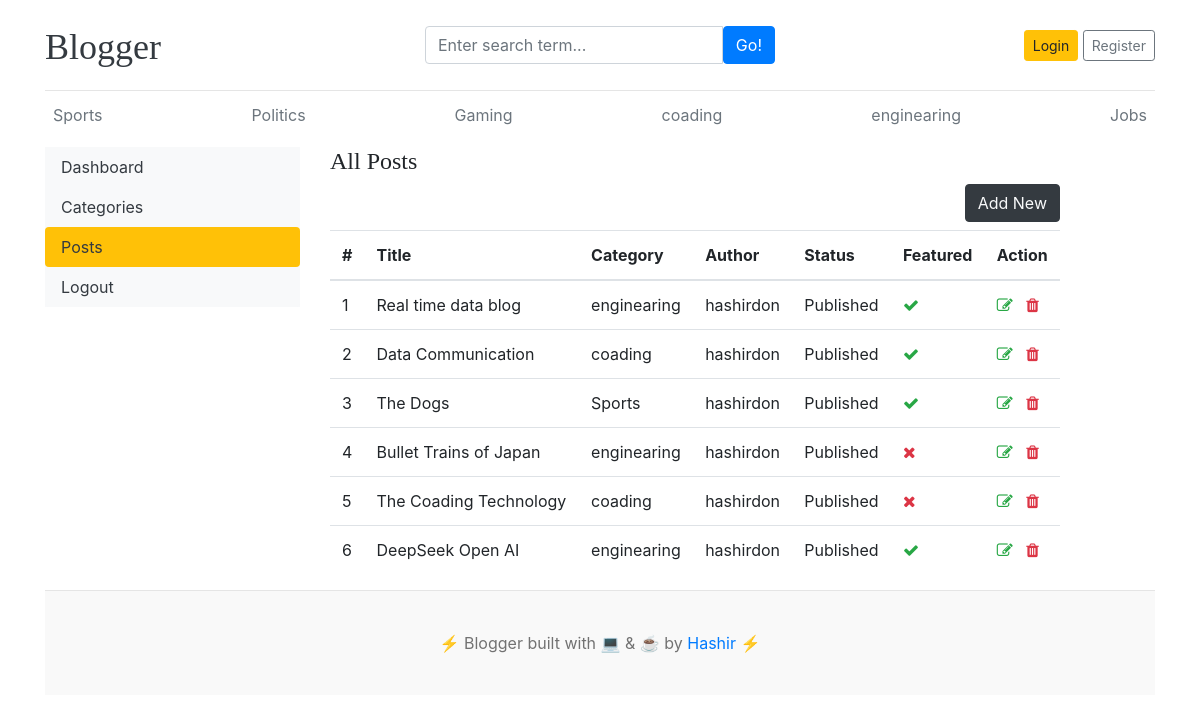
The app's page /dashboard/posts/ with its own data.
### blogs/models.py (models this page shows, shortened)
class Category(models.Model):
    category_name=models.CharField(max_length=50,unique=True)
    created_at=models.DateTimeField(auto_now_add=True)
    updated_at=models.DateTimeField(auto_now_add=True)
    class Meta:
        verbose_name_plural='Categories'
    def __str__(self):
        return self.category_name

class Blog(models.Model):
    title=models.CharField(max_length=100)
    slug=models.CharField(max_length=100,unique=True,blank=True)  # blank=True already hai
    category=models.ForeignKey(Category,on_delete=models.CASCADE)
    author=models.ForeignKey(User,on_delete=models.CASCADE)
    featured_image=models.ImageField(upload_to='uploads/%Y/%m/%d')
    short_description=models.TextField(max_length=500)
    blog_body=models.TextField(max_length=2000)
    status=models.CharField(max_length=20,choices=STATUS_CHOICES,default='Draft')
    is_featured=models.BooleanField(default=False)
    created_at=models.DateTimeField(auto_now_add=True)
    updated_at=models.DateTimeField(auto_now_add=True)

### dashboard/views.py (the view)
# urls.py: path('posts/',views.posts,name='posts'),
def posts(request):
    posts=Blog.objects.all()
    context={
        'posts':posts
    }
    return render(request,'dashboard/posts.html',context)

### blogs/context_processors.py (called while the page is built)
def get_categories(request):
    categories=Category.objects.all()
    return dict(categories=categories)

def get_Social_Links(request):
    Social=SocialSites.objects.all()
    return dict(Social=Social)

### templates/dashboard/posts.html (shortened to what this page needs)
{% extends "base.html" %}
{% block content %}
<div class='row'>
    {% include "dashboard/sidebar.html" %}
  <div class='col-md-8'>
    <h4>All Posts</h4>
    <a href="{% url 'add_post' %}" class='btn btn-dark text-light float-right mb-2'>Add New</a>
    <table class="table table-hover">
  <thead>
    <tr>
      <th >#</th>
      <th >Title</th>
      <th >Category</th>
      <th >Author</th>
      <th >Status</th>
      <th >Featured</th>
      <th>Action</th>
    </tr>
  </thead>
  <tbody>
    {% for post in posts  %}
    <tr>
      <td>{{forloop.counter}}</th>
      <td>{{post.title}}</td>
      <td>{{post.category}}</td>
      <td>{{post.author}}</td>
      <td>{{post.status}}</td>
      <td>{% if post.is_featured%}<i class='fa fa-check text-success'></i>{% else %}<i class='fa fa-times text-danger'></i>{% endif %}</td>
      <td>
        <a href="{% url 'edit_post' post.id %}"><i class='fa fa-edit text-success'></i></a>
        <a href="{% url 'delete_post' post.id  %}"><i class='fa fa-trash text-danger'></i></a>
      </td>
    </tr>
    {% endfor %}
  </tbody>
</table>
  </div>
</div>
{% endblock  %}

### templates/base.html (shortened to what this page needs)
{% load static %}
<!DOCTYPE html>
<html lang="en">
<head>
    <link href="https://getbootstrap.com/docs/4.0/dist/css/bootstrap.min.css" rel="stylesheet">
    <link rel="stylesheet" href="https://cdnjs.cloudflare.com/ajax/libs/font-awesome/4.7.0/css/font-awesome.min.css">
    <link rel="stylesheet" href="{% static 'css/blog.css' %}">
  </head>
<body>
    <div class="container">
      <header class="blog-header py-3">
        <div class="row flex-nowrap justify-content-between align-items-center">
          <div class="col-4 pt-1">
            <a class="blog-header-logo text-dark" href="/">Blogger</a>
          </div>
          <div class="col-4">
            <form action="{% url 'search' %}" method="GET">
              <div class="input-group">
              <input class="form-control" type="text" name='keyword' placeholder="Enter search term..." aria-label="Enter search term..." aria-describedby="button-search" />
              <button type="submit"class="btn btn-primary" id="button-search" type="button">Go!</button>
              </div>
            </form>
          </div>
          <div class="col-4 d-flex justify-content-end align-items-center">
            {% if not user.is_authenticated %}
            <a class="btn btn-sm btn-warning" href="{% url 'login' %}">Login</a> &nbsp;
            <a class="btn btn-sm btn-outline-secondary" href="{% url 'register' %}">Register</a>
            {% else %}
            <span><a href="{% url 'dashboard' %}">Dashboard</a></span>
            &nbsp;
            &nbsp;
            <span><a href="{% url 'logout' %}">Logout</a></span>
            {% endif %}
          </div>
        </div>
      </header>
      <div class="nav-scroller py-1 mb-2">
        <nav class="nav d-flex justify-content-between">
          {%for cat in categories %}
          <a class="p-2 text-muted" href="{% url 'posts_by_category' cat.id %}">{{cat.category_name}}</a>
          {% endfor %}
        </nav>
      </div>
{% block content%}
 {% endblock %}
  <footer class="blog-footer">
  <p>⚡️ Blogger built with 💻 & ☕️ by <a href="#">Hashir</a> ⚡️</p>
</footer>
</body>
</html>

### blog_main/static/css/blog.css (style rules this page uses)
.blog-header { border-bottom: 1px solid #e5e5e5; }
.blog-header-logo { font-family: "Playfair Display", Georgia, "Times New Roman", serif; font-size: 2.25rem; }
h1, h2, h3, h4, h5, h6 { font-family: "Playfair Display", Georgia, "Times New Roman", serif; }
.blog-footer { padding: 2.5rem 0; color: #727272; text-align: center; background-color: #f9f9f9; border-top: .05rem solid #e5e5e5; }
.blog-footer p:last-child { margin-bottom: 0; }

### records on screen
Category: category_name "Sports"
Category: category_name "Politics"
Category: category_name "Gaming"
Category: category_name "coading"
Category: category_name "enginearing"
Category: category_name "Jobs"
Blog: title "Real time data blog", category "enginearing", author "hashirdon", status "Published", is_featured True (drawn)
Blog: title "Data Communication", category "coading", author "hashirdon", status "Published", is_featured True (drawn)
Blog: title "The Dogs", category "Sports", author "hashirdon", status "Published", is_featured True (drawn)
Blog: title "Bullet Trains of Japan", category "enginearing", author "hashirdon", status "Published", is_featured False (drawn)
Blog: title "The Coading Technology", category "coading", author "hashirdon", status "Published", is_featured False (drawn)
Blog: title "DeepSeek Open AI", category "enginearing", author "hashirdon", status "Published", is_featured True (drawn)
